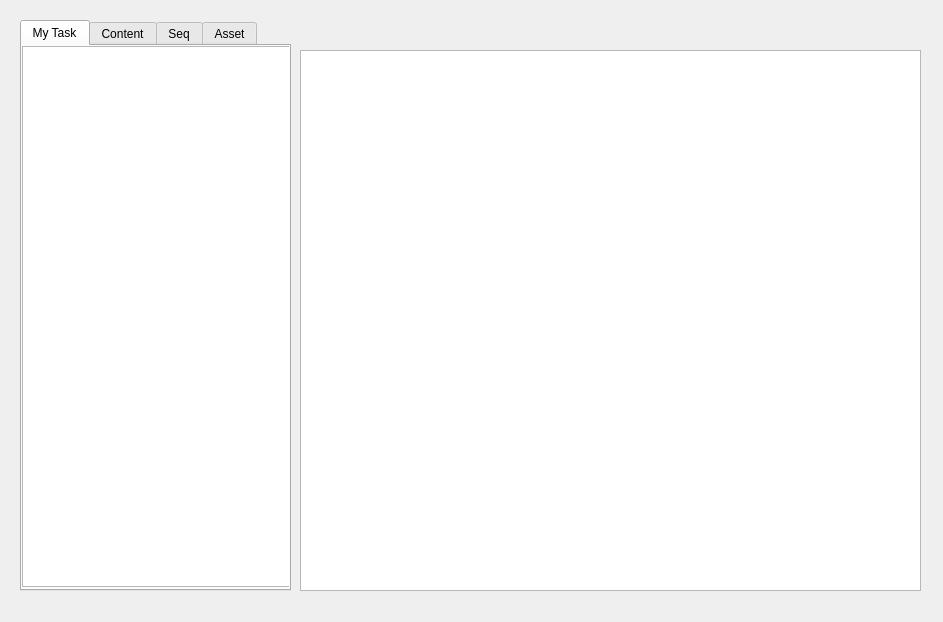
<?xml version="1.0" encoding="UTF-8"?>
<ui version="4.0">
 <class>Form</class>
 <widget class="QWidget" name="Form">
  <property name="geometry">
   <rect>
    <x>0</x>
    <y>0</y>
    <width>943</width>
    <height>622</height>
   </rect>
  </property>
  <property name="windowTitle">
   <string>Form</string>
  </property>
  <widget class="QTabWidget" name="tabWidget_task">
   <property name="geometry">
    <rect>
     <x>20</x>
     <y>20</y>
     <width>271</width>
     <height>571</height>
    </rect>
   </property>
   <property name="currentIndex">
    <number>0</number>
   </property>
   <widget class="QWidget" name="tab">
    <attribute name="title">
     <string>My Task</string>
    </attribute>
    <widget class="QTreeWidget" name="treeWidget_task">
     <property name="geometry">
      <rect>
       <x>0</x>
       <y>0</y>
       <width>271</width>
       <height>541</height>
      </rect>
     </property>
     <attribute name="headerVisible">
      <bool>false</bool>
     </attribute>
     <column>
      <property name="text">
       <string notr="true">1</string>
      </property>
     </column>
    </widget>
   </widget>
   <widget class="QWidget" name="tab_content">
    <attribute name="title">
     <string>Content</string>
    </attribute>
    <widget class="QTreeWidget" name="treeWidget_content">
     <property name="geometry">
      <rect>
       <x>0</x>
       <y>0</y>
       <width>271</width>
       <height>541</height>
      </rect>
     </property>
     <property name="editTriggers">
      <set>QAbstractItemView::NoEditTriggers</set>
     </property>
     <attribute name="headerVisible">
      <bool>false</bool>
     </attribute>
     <column>
      <property name="text">
       <string notr="true">1</string>
      </property>
     </column>
    </widget>
   </widget>
   <widget class="QWidget" name="tab_seq">
    <attribute name="title">
     <string>Seq</string>
    </attribute>
    <widget class="QTreeWidget" name="treeWidget_seq">
     <property name="geometry">
      <rect>
       <x>0</x>
       <y>0</y>
       <width>271</width>
       <height>541</height>
      </rect>
     </property>
     <attribute name="headerVisible">
      <bool>false</bool>
     </attribute>
     <column>
      <property name="text">
       <string notr="true">1</string>
      </property>
     </column>
    </widget>
   </widget>
   <widget class="QWidget" name="tab_asset">
    <attribute name="title">
     <string>Asset</string>
    </attribute>
    <widget class="QTreeWidget" name="treeWidget_asset">
     <property name="geometry">
      <rect>
       <x>0</x>
       <y>0</y>
       <width>271</width>
       <height>541</height>
      </rect>
     </property>
     <attribute name="headerVisible">
      <bool>false</bool>
     </attribute>
     <column>
      <property name="text">
       <string notr="true">1</string>
      </property>
     </column>
    </widget>
   </widget>
  </widget>
  <widget class="QTableWidget" name="tableWidget_files">
   <property name="geometry">
    <rect>
     <x>300</x>
     <y>50</y>
     <width>621</width>
     <height>541</height>
    </rect>
   </property>
   <property name="editTriggers">
    <set>QAbstractItemView::NoEditTriggers</set>
   </property>
   <property name="rowCount">
    <number>0</number>
   </property>
   <attribute name="horizontalHeaderVisible">
    <bool>false</bool>
   </attribute>
   <attribute name="horizontalHeaderShowSortIndicator" stdset="0">
    <bool>false</bool>
   </attribute>
   <attribute name="verticalHeaderVisible">
    <bool>false</bool>
   </attribute>
  </widget>
 </widget>
 <resources/>
 <connections/>
</ui>
